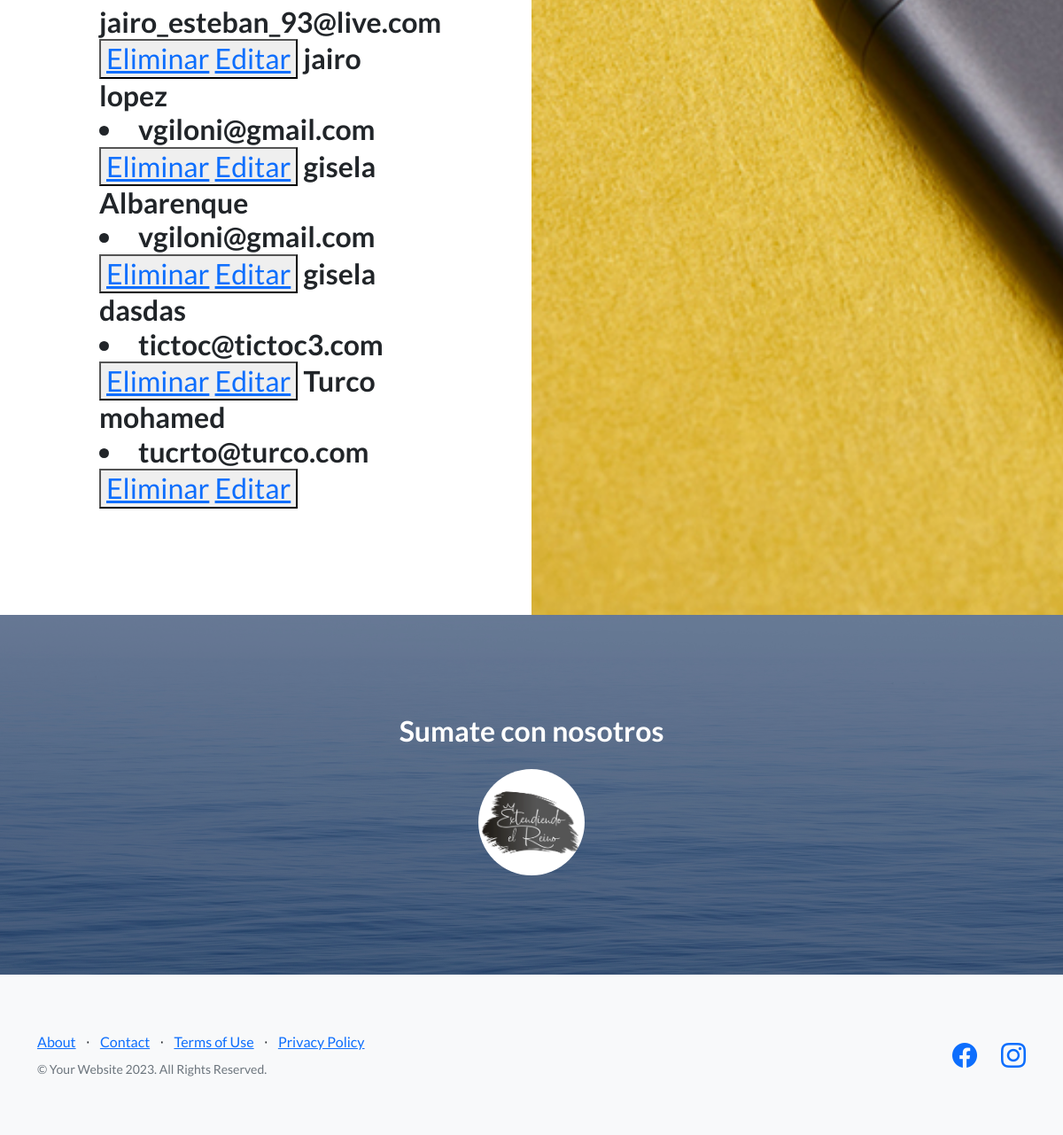
/leer-personas/ (signed in, lower part), run on an earlier commit of the app's database.
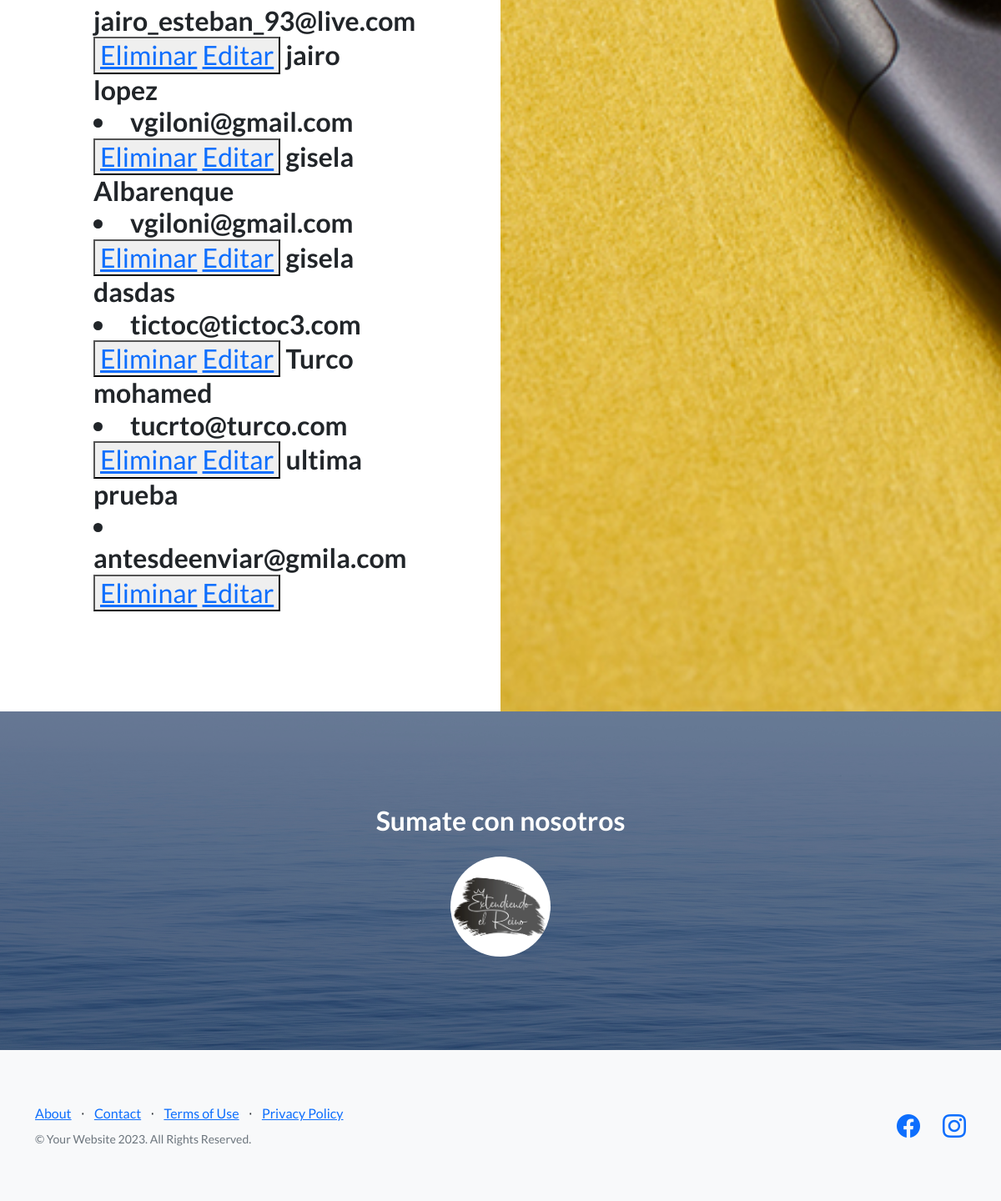
And on a later commit of the database.
### AppGeneral/models.py (models this page shows)
class Persona (models.Model):
    nombre=models.CharField(max_length=40)
    apellido=models.CharField(max_length=40)
    fecha_nacimiento=models.DateField()
    email=models.EmailField()
    def __str__(self) -> str:
        nombre=self.nombre
        apellido=self.apellido
        texto= nombre+" "+apellido
        return texto

### AppGeneral/views.py (the view)
# urls.py: path("leer-personas/",views.leer_personas,name="leer-personas"),
@login_required
def leer_personas(request):
    personas=Persona.objects.all()
    contexto={"personas":personas}
    return render(request,"leer-personas.html",contexto)

### AppGeneral/Templates/leer-personas.html (shortened to what this page needs)
{% extends "padre.html" %}
{% load static %}
{% block image %}
<section class="showcase">
    <div class="container-fluid p-0">
        <div class="row g-0">
            <div class="col-lg-6 order-lg-2 text-white showcase-img" style="background-image: url('{% static "assets/img/bg-showcase-1.jpg" %}')"></div>
            <div class="col-lg-6 order-lg-1 my-auto showcase-text">
                <h2>{% for p in personas %}    {{p}}
                    <li>{{p.email}}</li>
                    <button>
                        <a href= "{% url 'eliminar-personas' p.email %}" >Eliminar</a>
                        <a href= "{% url 'editar-personas' p.email %}" >Editar</a>
                    </button>
                    {% endfor %}
                </h2>
            </div>
        </div>
{% endblock image %}

### AppGeneral/Templates/padre.html (shortened to what this page needs)
<!DOCTYPE html>
<html lang="en">
    <head>
        {% load static %}
        <link href="https://cdn.jsdelivr.net/npm/bootstrap-icons@1.5.0/font/bootstrap-icons.css" rel="stylesheet" type="text/css" />
        <link href='{% static "css/styles.css" %}'  rel="stylesheet" />
    </head>
    <body>
<br>
<br>
<br>
<br>
{% block image %}
{% endblock image %}
        <section class="call-to-action text-white text-center" id="signup">
            <div class="container position-relative">
                <div class="row justify-content-center">
                    <div class="col-xl-6">
                        <h2 class="mb-4">Sumate con nosotros</h2>
                        <form class="form-subscribe" id="contactFormFooter" data-sb-form-api-token="API_TOKEN">
                            <div class="row">
                                <a href="/sumate/"><img class="rounded-circle " height="120px" src='{% static "assets/img/sumate.png" %}'  alt=""  /> </a>
                            </div>
                        </form>
                    </div>
                </div>
            </div>
        </section>
        <footer class="footer bg-light">
            <div class="container">
                <div class="row">
                    <div class="col-lg-6 h-100 text-center text-lg-start my-auto">
                        <ul class="list-inline mb-2">
                            <li class="list-inline-item"><a href="#!">About</a></li>
                            <li class="list-inline-item">⋅</li>
                            <li class="list-inline-item"><a href="#!">Contact</a></li>
                            <li class="list-inline-item">⋅</li>
                            <li class="list-inline-item"><a href="#!">Terms of Use</a></li>
                            <li class="list-inline-item">⋅</li>
                            <li class="list-inline-item"><a href="#!">Privacy Policy</a></li>
                        </ul>
                        <p class="text-muted small mb-4 mb-lg-0">&copy; Your Website 2023. All Rights Reserved.</p>
                    </div>
                    <div class="col-lg-6 h-100 text-center text-lg-end my-auto">
                        <ul class="list-inline mb-0">
                            <li class="list-inline-item me-4">
                                <a href="https://www.facebook.com/profile.php?id=100011782354409"><i class="bi-facebook fs-3"></i></a>
                            </li>
                            <li class="list-inline-item">
                                <a href="https://www.instagram.com/extendiendo.reysar/"><i class="bi-instagram fs-3"></i></a>
                            </li>
                        </ul>
                    </div>
                </div>
            </div>
        </footer>
    </body>
</html>

What changed in the data, as far as the page shows it:
added Persona: nombre+apellido "ultima prueba", email "antesdeenviar@gmila.com"
